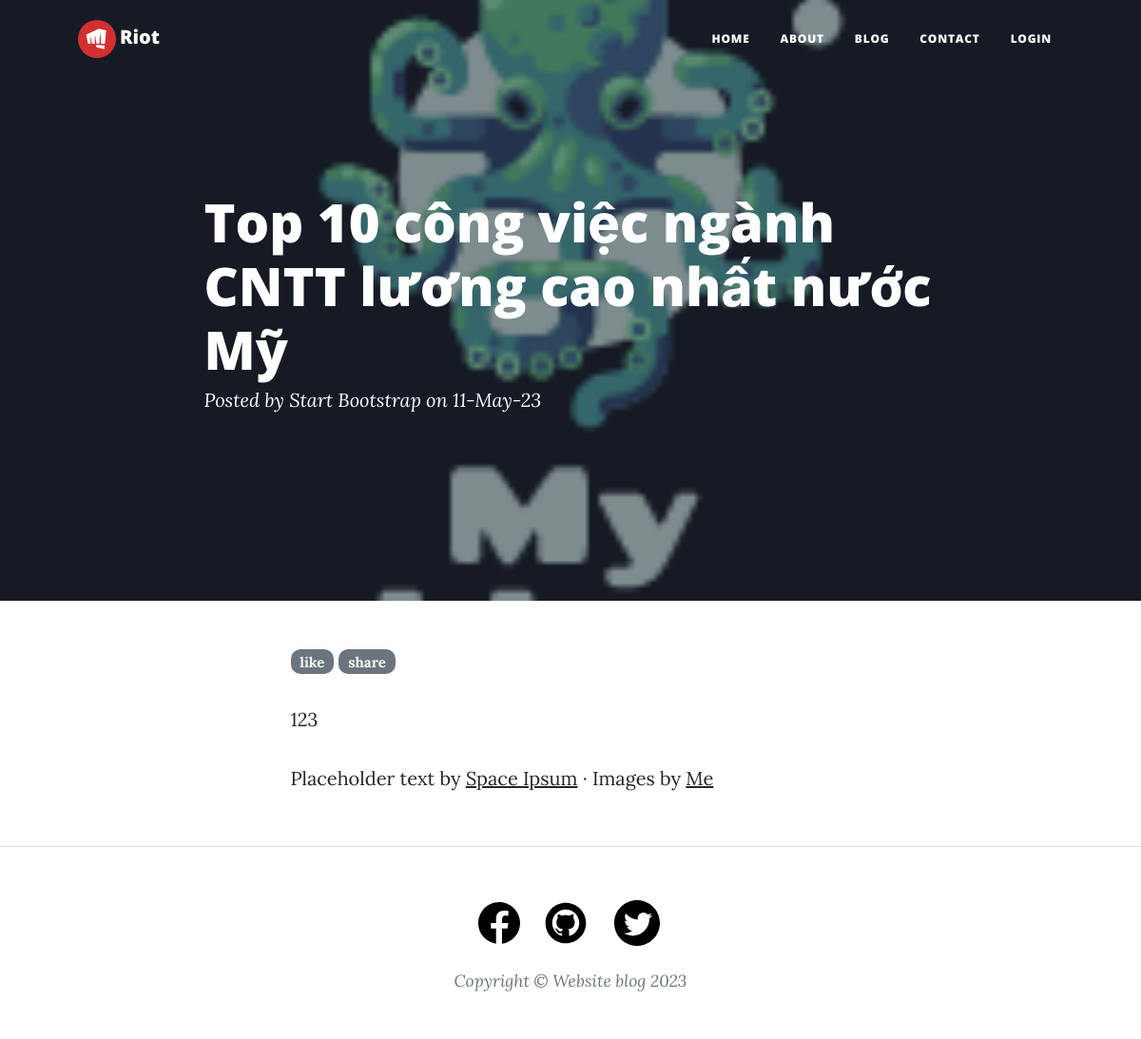
Screenshot of /blog/21 with the database file from the repository.
### blog/models.py (models this page shows, shortened)
class Post(models.Model):
    title = models.CharField(max_length=100)
    image = models.ImageField(null=True)
    description = models.TextField()
    body = models.TextField()
    date = models.DateTimeField(auto_now_add=True)

### blog/views.py (the view)
# urls.py: path('<int:id>', views.post),
def post(request, id):
    post = Post.objects.get(id = id)
    return render(request, 'blog/post.html', {'post': post})

### blog/templates/blog/post.html (shortened to what this page needs)
{% extends 'pages/base.html' %}
{% load static %}
{% block header %}
<header class="masthead" style="background-image: url('{{post.image.url}}')">
    <div class="container position-relative px-4 px-lg-5">
        <div class="row gx-4 gx-lg-5 justify-content-center">
            <div class="col-md-10 col-lg-8 col-xl-9">
                <div class="post-heading">
                    <h1>{{post.title}}</h1>
                    <span class="meta">
                        Posted by
                        <a href="#!">Start Bootstrap</a>
                        on {{post.date | date:'d-M-y'}}
                    </span>
                </div>
            </div>
        </div>
    </div>
</header>
{% endblock header %}
{% block content %}
<article class="mb-4">
    <div class="container px-4 px-lg-5">
        <div class="row gx-4 gx-lg-5 justify-content-center">
            <div class="col-md-10 col-lg-8 col-xl-7">
                <a class="badge bg-secondary text-decoration-none link-light" style="border-radius: 10px" href="#!">like</a>
                <a class="badge bg-secondary text-decoration-none link-light" style="border-radius: 10px" href="#!">share</a>
                <p>{{post.body|safe|linebreaks}}</p>
                <p>
                    Placeholder text by
                    <a href="#">Space Ipsum</a>
                    &middot; Images by
                    <a href="/about">Me</a>
                </p>
            </div>
        </div>
    </div>
</article>
{% endblock %}

### rows the page displays
Post: image (picture), title "Top 10 công việc ngành CNTT lương cao nhất nước Mỹ", date "11-May-23", body "123"
